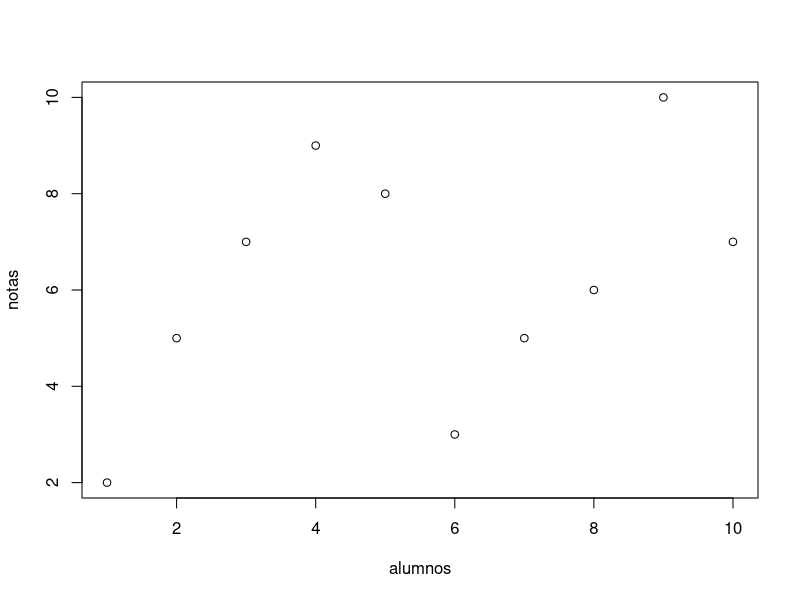
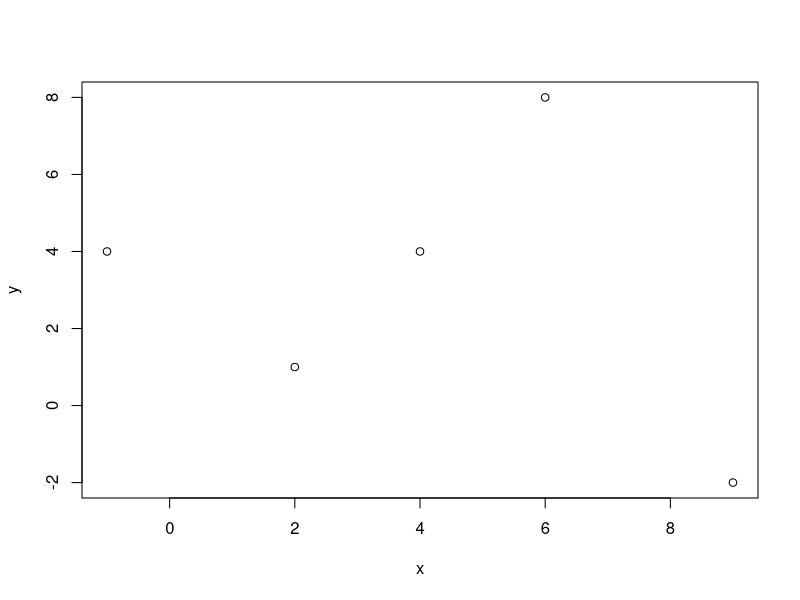
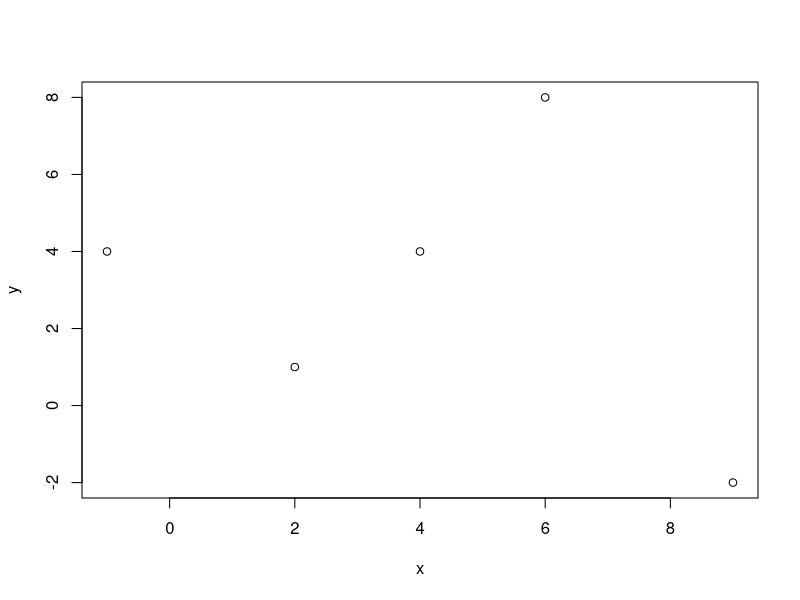
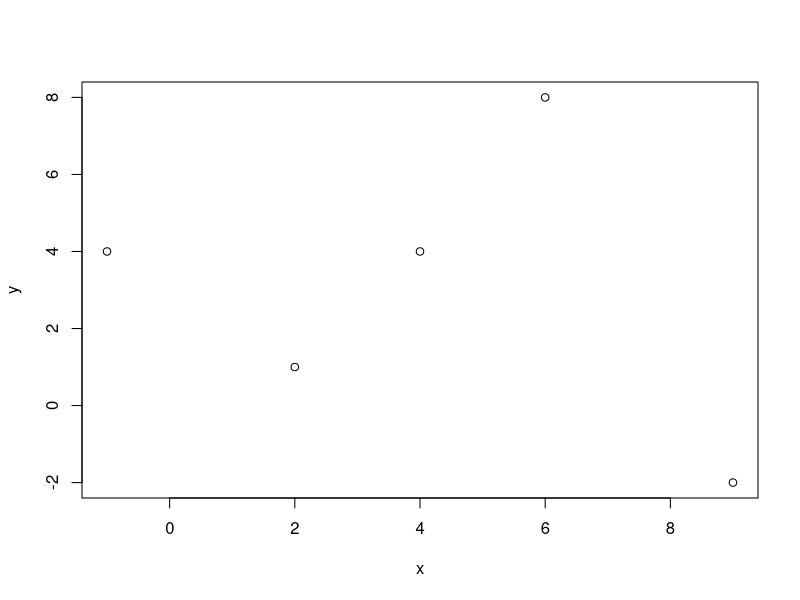
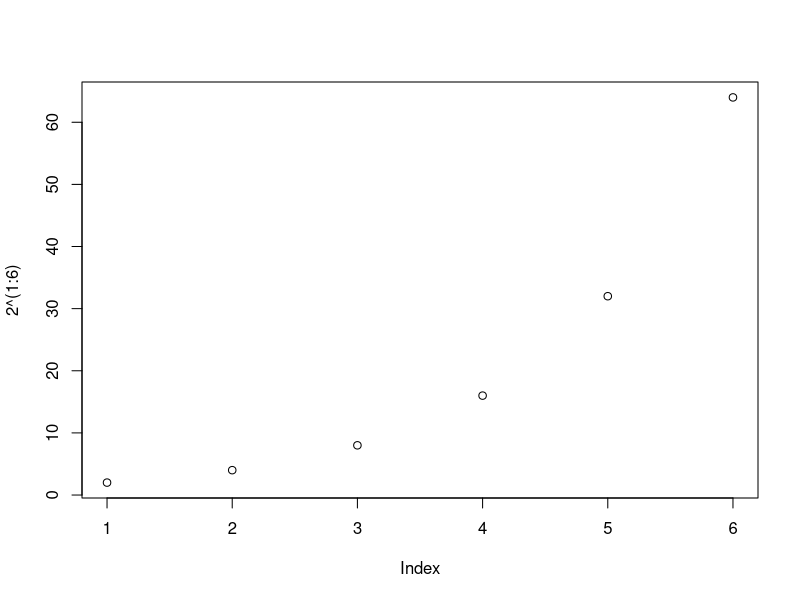
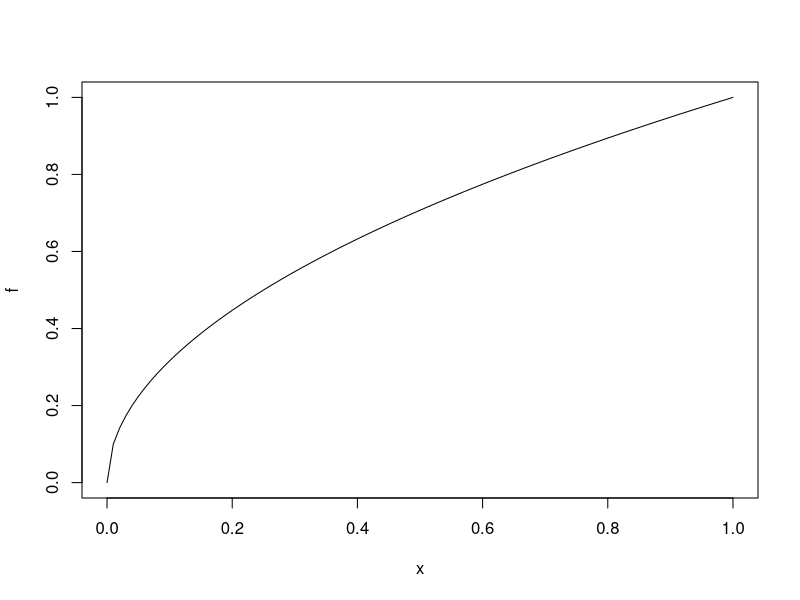
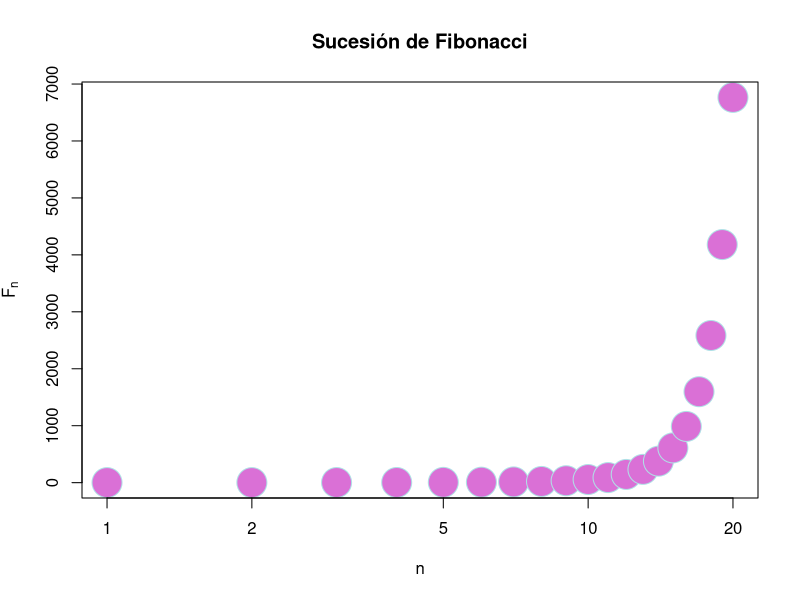
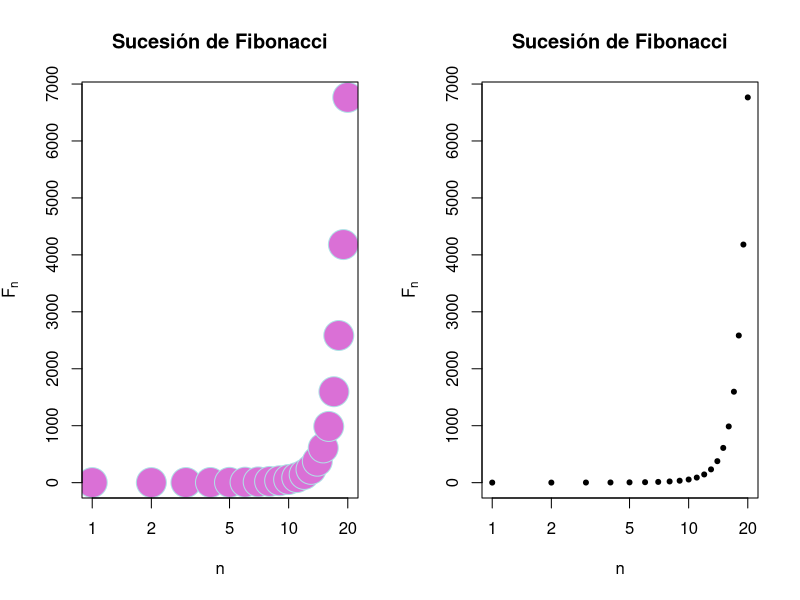

Reproduce these figures in R, in order.
## ---- chunk 1
knitr::opts_chunk$set(echo = TRUE)
## ---- chunk 2
alumnos <- c(1:10)
notas <- c(2,5,7,9,8,3,5,6,10,7)
plot(alumnos, notas)
## ---- chunk 3
x <- c(2,6,4,9,-1)
y <- c(1,8,4,-2,4)
plot(x, y)
## ---- chunk 4

x <- c(2,6,4,9,-1)
y <- c(1,8,4,-2,4)
plot(x, y)

## ---- chunk 5

x <- c(2,6,4,9,-1)
y <- c(1,8,4,-2,4)
plot(x, y)

## ---- chunk 6
plot(2^(1:6))
## ---- chunk 7
f <- function(x){
  sqrt(x)
}
plot(f)
## ---- chunk 8
# Ejemplo de plotar la sucessión de fibonacci
n = 1:20
fib = (1/sqrt(5))*((1+sqrt(5))/2)^n - (1/sqrt(5))*((1-sqrt(5))/2)^n
fib
#Uso de etiquetas en el eje x y el eje y con una expresión matemática.
plot(fib, xlab = "n", ylab = expression(F[n]), main = "Sucesión de Fibonacci", pch = 21, cex = 4, col = "powderblue", bg = "orchid", log = "x")
## ---- chunk 9
# Ejemplo de plotar la sucessión de fibonacci
n = 1:20
fib = (1/sqrt(5))*((1+sqrt(5))/2)^n - (1/sqrt(5))*((1-sqrt(5))/2)^n
fib
#Poner dos gráficos en la misma pantalla.
par(mfrow = c(1,2))
#Uso de etiquetas en el eje x y el eje y con una expresión matemática.
plot(fib, xlab = "n", ylab = expression(F[n]), main = "Sucesión de Fibonacci", pch = 21, 
     cex = 4, col = "powderblue", bg = "orchid", log = "x")
plot(fib, xlab = "n", ylab = expression(F[n]), main = "Sucesión de Fibonacci", pch = 20,
     log = "x")
# Para resetear el gráfico para posterior uso.
par(mfrow = c(1,1))

## ---- chunk 10
par(mfrow = c(3,2))
x <- c(50:59)
y <- c(2,9,25,3,100,77,62,54,19,40)
plot(x,y, pch = 23, cex = 2, col = "blue", type = "p", 
     main = "Gráfico puntos")
plot(x,y, pch = 23, cex = 2, col = "blueviolet", type = "l", 
     main = "Gráfico líneas rectas")
plot(x,y, pch = 23, cex = 2, col = "gold", type = "b", 
     main = "Gráfico lineas rectas unen puntos")
plot(x,y, pch = 23, cex = 2, col = "deeppink", type = "o", 
     main = "Gráfico líneas rectas traspasan los puntos")
plot(x,y, pch = 23, cex = 2, col = "springgreen", type = "h", 
     main = "Gráfico de histogramas")
plot(x,y, pch = 23, cex = 2, col = "firebrick1", type = "s", 
     main = "Gráfico de histogramas de escalones")
par(mfrow = c(1,1))
## ---- chunk 11
x <- (2*(1:20))
y <- (-1)^(1:20)*5*(1:20)
plot(x,y,main="Ejemplo de gráfico",pch=8,cex=1,type="b",lty=4,lwd=4,xaxp=c(0,40,2),
     yaxp=c(-100,100,8))
## ---- chunk 12
plot(n, fib, pch=21, col="red", bg="yellow", cex=1.2, type="o", lty="dashed",
     lwd=2, xlim=c(1,10), ylim = c(1,100),
     xaxp=c(1,10,3),yaxp=c(0,100,10), main = "Fibonacci")
## ---- chunk 13
x <- (2*(1:20))
y <- (-1)^(1:20)*5*(1:20)
plot(x,y,main="Ejemplo de gráfico",pch=8,cex=1,type="b",lty=4,lwd=4,xaxp=c(0,40,2),
     yaxp=c(-100,100,8))
# Agregando un punto rojo en la coordenada x=20 e y=0
points(20, 0, col="red", cex=4, pch=16)
# Agregando una recta horizontal en x=0.
abline(h=0, lty=2, col="dodgerblue")
## ---- chunk 14
f <- function(x){
  x^2-2*x + sqrt(abs(x))
}

plot(f, xlim = c(-3,3))
points(0,0, pch = 19)
points(-3:3, (-3:3)^2, col = "blue")
abline(2,3, lty = "dashed", col = "red")
abline(v = 2, lty = "dotted", col = "green")
abline(h = 5, lty = "dotdash", col = "gray")
## ---- chunk 15
f <- function(x){
  x^2
}

plot(f, xlim = c(-3,3), col = "red", lwd = 2, ylab = expression(y^2), xlab = "x")
abline(h = 0:9, v = -3:3, lty = "dotted", col = "grey")
## ---- chunk 16
plot(tan, xlim = c(-pi,pi), ylim = c(-5,5))
abline(v = c(-pi/2, pi/2), col = "red")
## ---- chunk 17
plot(0,0)
text(0,0, labels = "debajo", pos = 1)
text(0,0, labels = "izquierda", pos = 2)
text(0,0, labels = "arriba", pos = 3)
text(0,0, labels = "derecha", pos = 4)
points(0,1)
text(0,1, labels = "centro")
## ---- chunk 18
alumnos <- c(1:10)
notas <- c(2,5,7,9,8,3,5,6,10,7)
plot(alumnos, notas, main = "Gráfico con texto")
text(alumnos, notas, labels = c("S","A","N","E","N","S","A","A","E","N"),
     pos = c(rep(3, times = 8),1,3))
## ---- chunk 19
#crear una función, ese caso una parábola
f <- function(x){
  x^2
}
#Plotar la función dentro de un límite de -3 a 3.
plot(f, xlim = c(-3, 3), ylim = c(-10,10))
#Muestrar los puntos donde unirá las rectas
points(-3:3, f(-3:3), pch = 19)
#Plotar las rectas en los puntos creados.
lines(-3:3,f(-3:3),lwd = 2, lty = "dotted", col = "red")

#Añadir una curva
curve(x^3, lty = "dashed", col = "blue", add = TRUE)
curve(x^4, lty = "dashed", col = "green", add = TRUE)
## ---- chunk 20
x = c(5*(1:20))
plot(x, c(exp(-x)+(-1)^x*x/2*sin(x)^2))
lines(c(20,10,40,80,60,60,20),c(20,0,-20,-20,40,0,20), lwd = 2, col = "darkslategray1")
curve(20*sin(x), add = TRUE, col = "green")
## ---- chunk 21
#crear una función, ese caso una parábola
f <- function(x){
  x^2
}
#Plotar la función dentro de un límite de -3 a 3.
plot(f, xlim = c(-3, 3), ylim = c(-10,10))
#Muestrar los puntos donde unirá las rectas
points(-3:3, f(-3:3), pch = 19)
#Plotar las rectas en los puntos creados.
lines(-3:3,f(-3:3),lwd = 2, lty = "dotted", col = "red")

#Añadir una curva
curve(x^3, lty = "dashed", col = "blue", add = TRUE)
curve(x^4, lty = "dashed", col = "green", add = TRUE)
## ---- chunk 22
x <- seq(0, 2*pi, 0.1)
plot(x, sin(x), type = "l", col = "blue", lwd = 3, xlab = "", ylab = "")
lines(x, cos(x), col = "green", lwd = 3)
lines(x, tan(x), col = "purple", lwd = 3)
legend("bottomleft", col = c("blue", "green", "purple"), 
       legend = c("Seno", "Coseno", "Tangente"), lwd = 3, bty = "l")
## ---- chunk 23
#crear una función, ese caso una parábola
f <- function(x){
  x^2
}
#Plotar la función dentro de un límite de -3 a 3.
plot(f, xlim = c(-3, 3), ylim = c(-10,10))
#Muestrar los puntos donde unirá las rectas
points(-3:3, f(-3:3), pch = 19)
#Plotar las rectas en los puntos creados.
lines(-3:3,f(-3:3),lwd = 2, lty = "dotted", col = "red")

#Añadir una curva
curve(x^3, lty = "dashed", col = "blue", add = TRUE)
curve(x^4, lty = "dashed", col = "green", add = TRUE)

#añadiendo la leyenda
legend(
  "bottomright", 
  legend = c(expression(x^2), expression(x^3), expression(x^4)), 
  lwd = 2, 
  col = c("red", "blue", "green"), 
  lty = c("dotted", "dashed", "dashed")
)
## ---- chunk 24
x = c(5*(1:10))
plot(x, c(exp(-x)+(-1)^x*x/2*sin(x)^2),
     xlab = "",
     ylab = "",
     main = "Gráfico con varios elementos")

segments(10, 0, 40, 0, 
         col = "red",
         lwd = 4)
arrows(10, 0, 40, -10,
       col = "blue",
       length = 0.5,
       angle = 5,
       code = 3)
symbols(40, 0,
        stars = cbind(1, 0.5, 1, 0.5, 1, 0.5, 1, 0.5, 1, 0.5),
        add = TRUE,
        lwd = 3,
        inches = 0.5)
symbols(40, 0,
        stars = cbind(1, 0.5, 1, 0.5, 1, 0.5, 1, 0.5, 1, 0.5),
        add = TRUE,
        lwd = 3)
polygon(c(20, 30, 40), c(10, -10, 10),
        col = "gold",
        density = 3,
        angle = 90,
        lty = 4,
        lwd = 5)
